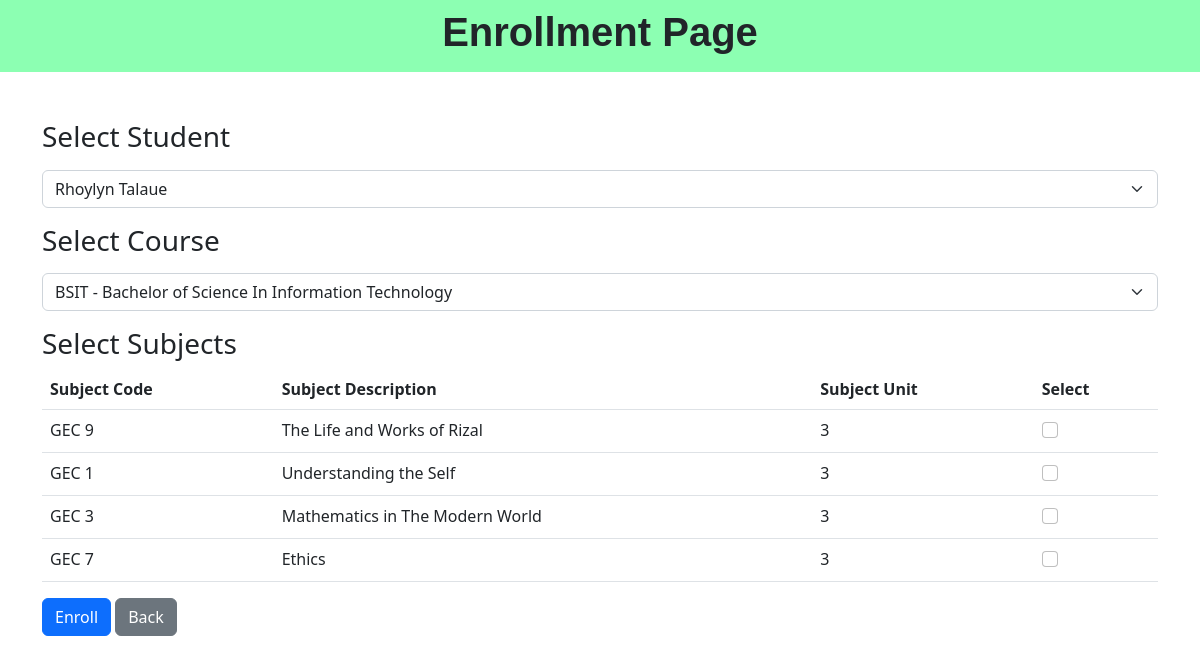
The page /enroll.php on the database its author committed.
### tables this page shows
CREATE TABLE `subjects` (
  `id` int(11) NOT NULL,
  `subject_code` varchar(255) NOT NULL,
  `subject_description` varchar(255) NOT NULL,
  `subject_units` int(100) NOT NULL
);

### enroll.php (the view, shortened to what this page needs)
<?php
include('database.php');
$studentQuery = "SELECT id, CONCAT(first_name, ' ', last_name) AS full_name FROM students";
$studentResult = mysqli_query($conn, $studentQuery);
$courseQuery = "SELECT id, course_code, course_description FROM courses";
$courseResult = mysqli_query($conn, $courseQuery);
$subjectQuery = "SELECT * FROM subjects";
$subjectsResult = mysqli_query($conn, $subjectQuery);
?>
<!DOCTYPE html>
<html>
<head>
    <link rel="stylesheet" href="https://cdn.jsdelivr.net/npm/bootstrap@5.2.2/dist/css/bootstrap.min.css">
</head>
<body>
<nav class="navbar navbar-light justify-content-center fs-3 mb-5" style="background-color: #00ff5573;">
    <h1 style="font-family: Arial, Helvetica, sans-serif; font-weight: bold;">Enrollment Page</h1>
</nav>
    <div class="container">
        <form method="POST" action="enroll.php" onsubmit="return validateForm();">
            <div class="mb-3">
                <label for="studentSelect" class="form-label"><h3>Select Student</h3></label>
                <select class="form-select" id="studentSelect" name="student_id">
                    <?php while ($student = mysqli_fetch_assoc($studentResult)) { ?>
                        <option value="<?php echo $student['id']; ?>"><?php echo htmlspecialchars($student['full_name']); ?></option>
                    <?php } ?>
                </select>
            </div>
            <div class="mb-3">
                <label for="courseSelect" class="form-label"><h3>Select Course</h3></label>
                <select class="form-select" id="courseSelect" name="course_id">
                    <?php while ($course = mysqli_fetch_assoc($courseResult)) { ?>
                        <option value="<?php echo $course['id']; ?>"><?php echo htmlspecialchars($course['course_code'] . ' - ' . $course['course_description']); ?></option>
                    <?php } ?>
                </select>
            </div>
            <div class="mb-3">
                <h3>Select Subjects</h3>
                <table class="table">
                    <thead>
                        <tr>
                            <th>Subject Code</th>
                            <th>Subject Description</th>
                            <th>Subject Unit</th>
                            <th>Select</th>
                        </tr>
                    </thead>
                    <tbody>
                        <?php while ($subject = mysqli_fetch_assoc($subjectsResult)) { ?>
                            <tr>
                                <td><?php echo htmlspecialchars($subject['subject_code']); ?></td>
                                <td><?php echo htmlspecialchars($subject['subject_description']); ?></td>
                                <td><?php echo htmlspecialchars($subject['subject_units']); ?></td>
                                <td>
                                    <div class="form-check">
                                        <input class="form-check-input" type="checkbox" name="subjects[]" value="<?php echo $subject['id']; ?>">
                                    </div>
                                </td>
                            </tr>
                        <?php } ?>
                    </tbody>
                </table>
            </div>
            <button type="submit" class="btn btn-primary">Enroll</button>
            <a href="index.php" class="btn btn-secondary">Back</a>
        </form>
    </div>
</body>
</html>

### rows shown on the page
subjects: subject_code "GEC 9", subject_description "The Life and Works of Rizal", subject_units "3"
subjects: subject_code "GEC 1", subject_description "Understanding the Self", subject_units "3"
subjects: subject_code "GEC 3", subject_description "Mathematics in The Modern World", subject_units "3"
subjects: subject_code "GEC 7", subject_description "Ethics", subject_units "3"

### other values the page prints
form field student_id "Rhoylyn Talaue"
form field course_id "BSIT - Bachelor of Science In Information Technology"
